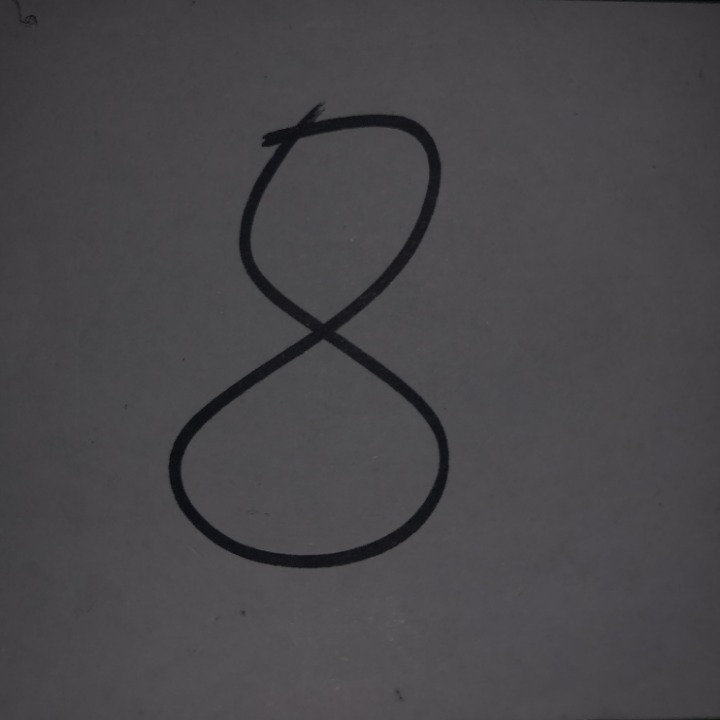
#> input picture data/720p_test_8.jpg, 720 x 720 px
$ python image_processing_pipeline.py
#> lines starting #> are read from the running program, lines starting #| are printed output that depends on the picture; after the words box and inside, x2 and y2 are one past the last pixel; in counts of white or black regions, pixels touching at a corner belong together
import cv2
import numpy as np

# Load image
image_path = "../data/720p_test_8.jpg"
image = cv2.imread(image_path, cv2.IMREAD_GRAYSCALE)
#> image: shape (720, 720); min 7, max 96, mean 71.1

# Step 1: Initial Thresholding for Contrast Boost
threshold_value = 40
_, thresholded_image = cv2.threshold(image, threshold_value, 255, cv2.THRESH_BINARY)
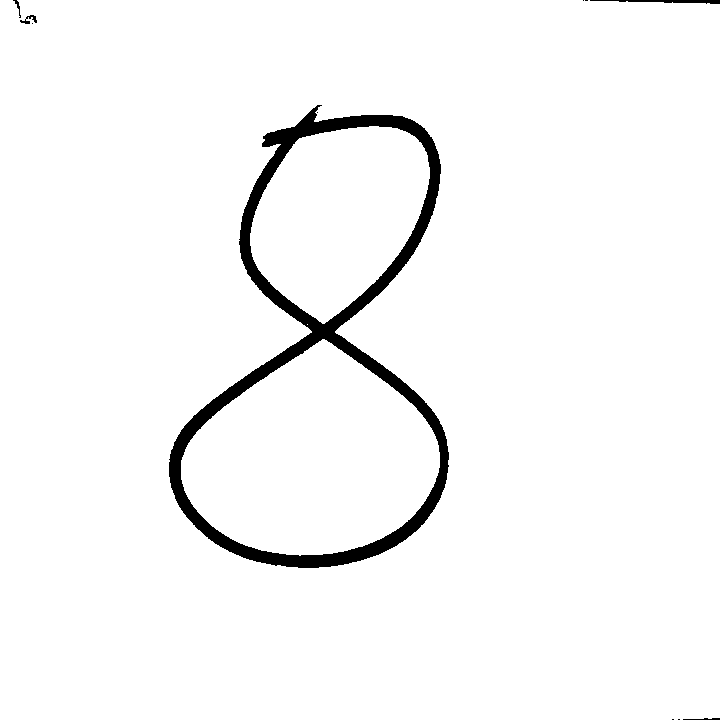
#> thresholded_image: shape (720, 720); 96.7% white; 11 black regions (6 under 20 px), largest, box (x1, y1, x2, y2) and area: (169, 105, 449, 568) 16396, (590, 0, 720, 4) 295, (20, 15, 37, 24) 67, (683, 718, 720, 720) 49, (13, 0, 21, 18) 38
cv2.imwrite("../data/test_8_contrast_boosted.png", thresholded_image)

# Step 2: Downsample to 28x28
downsampled_image_area = cv2.resize(thresholded_image, (28, 28), interpolation=cv2.INTER_AREA)
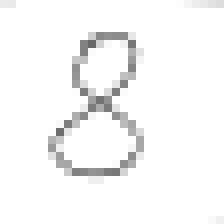
#> downsampled_image_area: shape (28, 28) (shown 8 times larger); min 104, max 255, mean 246.7
cv2.imwrite("../data/test_8_downsampled_28x28.png", downsampled_image_area)

# Step 2: Downsample to 28x28 using manual INTER_AREA
def inter_area_downsample(image, new_width, new_height):
    """
    Manually downsamples an image using INTER_AREA interpolation (area averaging).

    Parameters:
    - image: NumPy 2D array (grayscale image)
    - new_width: Target width
    - new_height: Target height

    Returns:
    - Downsampled image as a NumPy 2D array
    """
    old_height, old_width = image.shape

    # Scale factors
    scale_x = old_width / new_width
    scale_y = old_height / new_height

    # Create output image
    downsampled = np.zeros((new_height, new_width), dtype=np.uint8)

    for y in range(new_height):
        for x in range(new_width):
            # Define the corresponding region in the original image
            start_x = int(x * scale_x)
            end_x = min(int((x + 1) * scale_x), old_width)
            start_y = int(y * scale_y)
            end_y = min(int((y + 1) * scale_y), old_height)

            # Compute the mean intensity of the region
            region = image[start_y:end_y, start_x:end_x]
            downsampled[y, x] = np.mean(region).astype(np.uint8)

    return downsampled

# Apply manual INTER_AREA downsampling
downsampled_image_manual = inter_area_downsample(thresholded_image, 28, 28)
#> after the loop in inter_area_downsample, `for y in range(new_height):`:
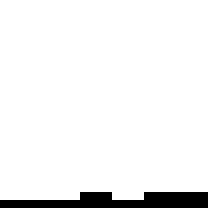
#> region: shape (26, 26) (shown 8 times larger); 94.4% white; 1 black region, box (x1, y1, x2, y2) and area: (0, 24, 26, 26) 38
cv2.imwrite("../data/test_8_downsampled_manual_inter_area_28x28.png", downsampled_image_manual)

# Step 2 (Alternate): Downsample using OpenCV's Bilinear for comparison
downsampled_image_bilinear = cv2.resize(thresholded_image, (28, 28), interpolation=cv2.INTER_LINEAR)
cv2.imwrite("../data/test_8_downsampled_bilinear_28x28.png", downsampled_image_bilinear)

# Step 3: Apply a Second Threshold for Contrast Boost
threshold_value = 200
_, thresholded_image = cv2.threshold(downsampled_image_area, threshold_value, 255, cv2.THRESH_BINARY)
#> thresholded_image: shape (28, 28); 93.1% white; black in thin lines or dots, all inside (x1, y1, x2, y2) = (6, 4, 18, 22)
cv2.imwrite("../data/test_8_downsampled_28x28_contrast_boosted.png", thresholded_image)

# ================= APPLYING DSP TECHNIQUES =================== #

def apply_gaussian_blur(img, ksize=3):
    return cv2.GaussianBlur(img, (ksize, ksize), 0)

def apply_bilateral_filter(img, d=9, sigmaColor=75, sigmaSpace=75):
    return cv2.bilateralFilter(img, d, sigmaColor, sigmaSpace)
def resize_bicubic(img, size=(28, 28)):
    return cv2.resize(img, size, interpolation=cv2.INTER_CUBIC)

def apply_morphological_smoothing(img, kernel_size=3):
    _, binary = cv2.threshold(img, 128, 255, cv2.THRESH_BINARY)
    kernel = cv2.getStructuringElement(cv2.MORPH_ELLIPSE, (kernel_size, kernel_size))
    opened = cv2.morphologyEx(binary, cv2.MORPH_OPEN, kernel)
    closed = cv2.morphologyEx(opened, cv2.MORPH_CLOSE, kernel)
    return closed

def apply_fourier_smoothing(img, cutoff=5):
    f = np.fft.fft2(img)
    fshift = np.fft.fftshift(f)
    rows, cols = img.shape
    crow, ccol = rows // 2, cols // 2
    mask = np.zeros((rows, cols), np.uint8)
    mask[crow-cutoff:crow+cutoff+1, ccol-cutoff:ccol+cutoff+1] = 1
    fshift_filtered = fshift * mask
    img_back = np.fft.ifft2(np.fft.ifftshift(fshift_filtered))
    img_back = np.abs(img_back)
    img_back = (img_back / img_back.max() * 255).astype(np.uint8)
    return img_back

gaussian_blurred = apply_gaussian_blur(thresholded_image)
#> in apply_gaussian_blur, `return cv2.GaussianBlur(img, (ksize, ksize), 0)`:
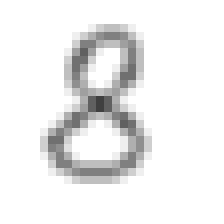
#> returned value: shape (28, 28) (shown 8 times larger); min 64, max 255, mean 237.4
cv2.imwrite("../data/test_8_gaussian_blur.png", gaussian_blurred)

normalized = cv2.normalize(gaussian_blurred, None, alpha=-20, beta=255, norm_type=cv2.NORM_MINMAX)
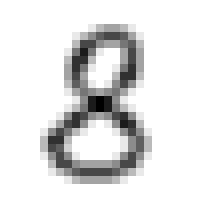
#> normalized: shape (28, 28) (shown 8 times larger); min 0, max 255, mean 229.8
cv2.imwrite("../data/test_8_gaussian_blur_darkened.png", normalized)

inverted = 255-normalized
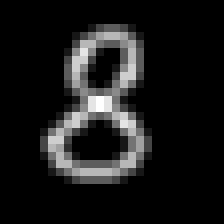
#> inverted: shape (28, 28) (shown 8 times larger); min 0, max 255, mean 25.2
cv2.imwrite("../data/test_8_gaussian_blur_darkened_inverted.png", inverted)

bilateral_filtered = apply_bilateral_filter(thresholded_image)
cv2.imwrite("../data/test_8_bilateral_filter.png", bilateral_filtered)

bicubic_resized = resize_bicubic(thresholded_image)
cv2.imwrite("../data/test_8_bicubic_resized.png", bicubic_resized)

morph_smoothed = apply_morphological_smoothing(thresholded_image)
#> in apply_morphological_smoothing, `closed = cv2.morphologyEx(opened, cv2.MORPH_CLOSE, kernel)`: closed: shape (28, 28); every value is 255
cv2.imwrite("../data/test_8_morphological_smoothing.png", morph_smoothed)

fourier_smoothed = apply_fourier_smoothing(thresholded_image)
#> in apply_fourier_smoothing, `img_back = (img_back / img_back.max() * 255).astype(np.uint8)`:
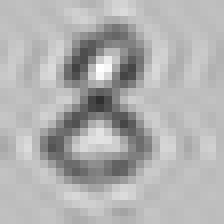
#> img_back: shape (28, 28) (shown 8 times larger); min 48, max 255, mean 176.9
cv2.imwrite("../data/test_8_fourier_smoothing.png", fourier_smoothed)

$ run again, with data/step_1.jpg copied over data/720p_test_8.jpg
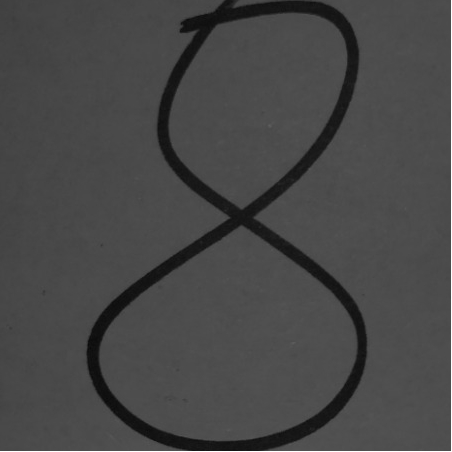
#> input picture data/step_1.jpg, 452 x 452 px
#> image is the input picture: shape (452, 452); min 9, max 255, mean 71.4
#> `_, thresholded_image = cv2.threshold(image, threshold_value, 255, cv2...`:
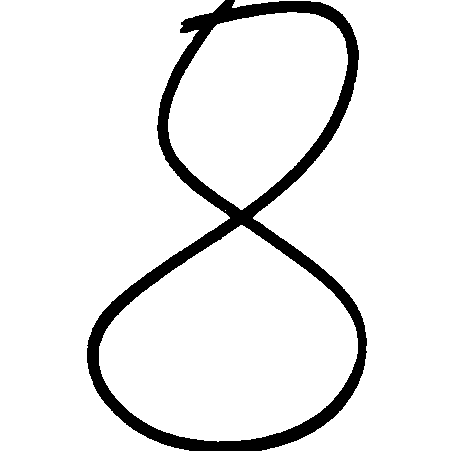
#> thresholded_image: shape (452, 452); 92.1% white; 1 black region, box (x1, y1, x2, y2) and area: (87, 0, 367, 451) 16226
#> opened: shape (28, 28); 86.4% white; black in thin lines or dots, all inside (x1, y1, x2, y2) = (5, 0, 23, 28)
#> closed: shape (28, 28); 97.3% white; black in thin lines or dots, all inside (x1, y1, x2, y2) = (11, 0, 19, 28)
#> in apply_fourier_smoothing, `img_back = np.abs(img_back)`:
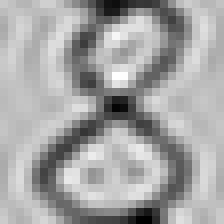
#> img_back: shape (28, 28) float64 (shown 8 times larger); min 6.86, max 337.6, mean 221.8; drawn with min black and max white
